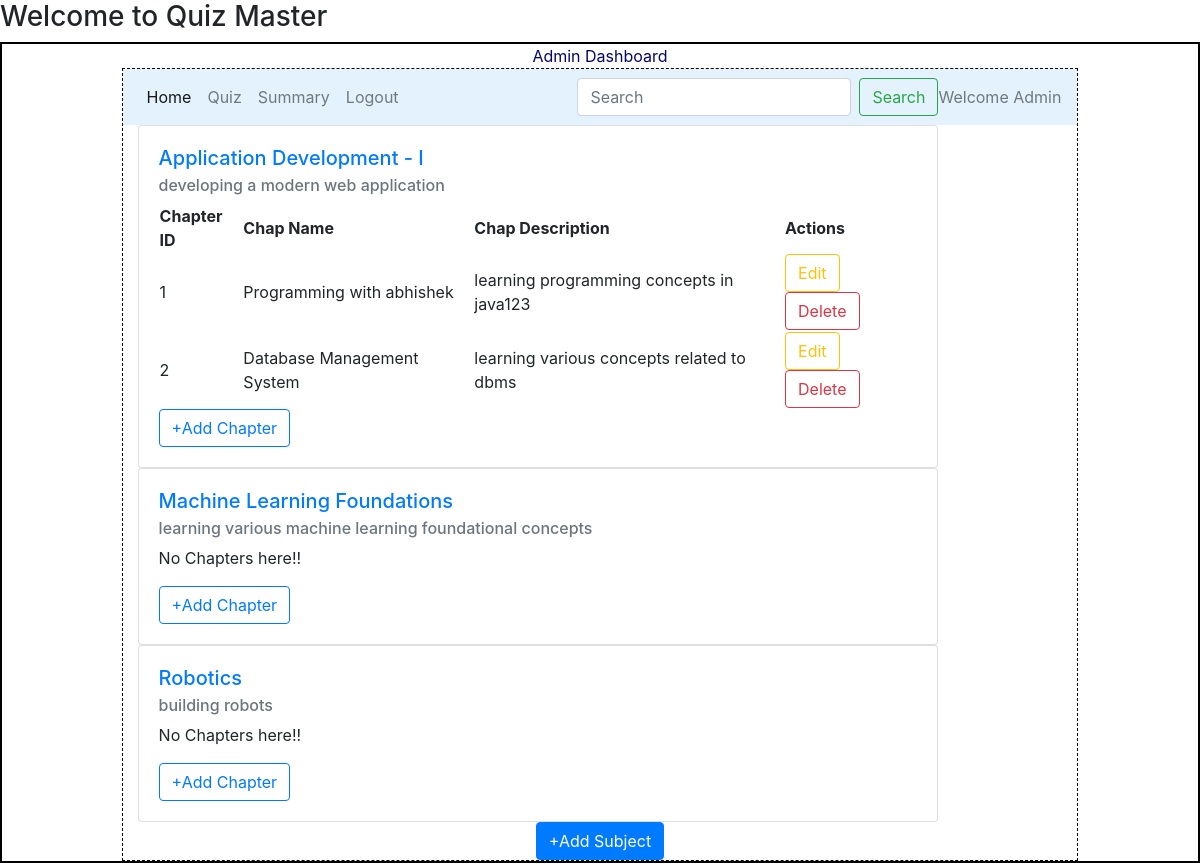
The page /admin on the database its author committed.
### models/model1.py (models this page shows)
class Subject(db.Model):
    __tablename__="subject"
    id=db.Column(db.Integer,primary_key=True)
    name=db.Column(db.String,nullable=False)
    description=db.Column(db.String,nullable=False)
    user_id = db.Column(db.Integer, db.ForeignKey("user_info.id"), nullable=False)
    chapters=db.relationship("Chapter",cascade="all,delete",backref="subject",lazy=True)

class Chapter(db.Model):
    __tablename__="chapter"
    id=db.Column(db.Integer,primary_key=True)
    name=db.Column(db.String,nullable=False)
    description=db.Column(db.String,nullable=False)
    subject_id = db.Column(db.Integer, db.ForeignKey("subject.id"), nullable=False)
    quizes=db.relationship("Quiz",cascade="all,delete",backref="chapter",lazy=True)

### controllers/routes.py (the view)
@app.route('/admin')
def admin_dashboard():
    name=session.get('name','Admin')
    subject=get_subjects()
    quiz_obj=Quiz.query.first()
    return render_template("admin_dashboard.html",name=name,subjects=subject,quiz=quiz_obj)

### controllers/routes.py (called while the page is built)
def get_subjects():
    subject=Subject.query.all()
    return subject

### templates/admin_dashboard.html
{% extends "admin_layout.html" %}
{% block content %}
<div class="container">
    {% if subjects %}
    <div class="row">
        {% for sub in subjects %}
        <div class="col">
            <div class="card" style="width: 50rem;">
                <div class="card-body">
                    <h5 class="card-title">
                        <a href="{{ url_for('subject_detail', subject_id=sub.id,name=sub.name) }}">
                            {{ sub.name }}
                        </a>
                    </h5>
                    <h6 class="card-subtitle mb-2 text-muted">{{ sub.description }}</h6>
                    {% if sub.chapters %}
                    <table>
                        <tr>
                            <th>Chapter ID</th>
                            <th>Chap Name</th>
                            <th>Chap Description</th>
                            <th>Actions</th>
                        </tr>
                        {% for chapter in sub.chapters %}
                        <tr>
                            <td>{{ chapter.id }}</td>
                            <td>{{ chapter.name }}</td>
                            <td>{{ chapter.description }}</td>
                            <td>
                                <a href="{{ url_for('edit_chapter', chapter_id=chapter.id,name=name) }}" class="btn btn-outline-warning">Edit</a>
                                <form action="{{ url_for('delete_chapter', chapter_id=chapter.id,name=name) }}" method="POST" style="display:inline;">
                                    <button type="submit" class="btn btn-outline-danger" onclick="return confirm('Are you sure you want to delete this chapter?');">Delete</button>
                                </form>
                            </td>
                        </tr>
                        {% endfor %}
                    </table>
                    {% else %}
                    <p>No Chapters here!!</p>
                    {% endif %}
                    <a href="{{ url_for('add_chapter', subject_id=sub.id, name=name) }}" class="btn btn-outline-primary">+Add Chapter</a>
                </div>
            </div>
        </div>
        {% endfor %}
    </div>
    {% else %}
    <h3 class="center">No Subjects are available!!</h3>
    {% endif %}
</div>
<div class="center">
    <a href="{{ url_for('add_subject', name=name) }}" class="btn btn-primary">+Add Subject</a>
</div>
{% endblock %}

### static/main.css (style rules this page uses)
* { margin:0px; }
.center { text-align: center; margin: auto; color:rgb(5,5,110); }

### rows shown on the page
Subject: name "Application Development - I", description "developing a modern web application"
Chapter: id "1", name "Programming with abhishek", description "learning programming concepts in java123"
Chapter: id "2", name "Database Management System", description "learning various concepts related to dbms"
Subject: name "Machine Learning Foundations", description "learning various machine learning foundational concepts", shows "No Chapters here!!"
Subject: name "Robotics", description "building robots", shows "No Chapters here!!"

### other values the page prints
{{ name }} "Admin"
